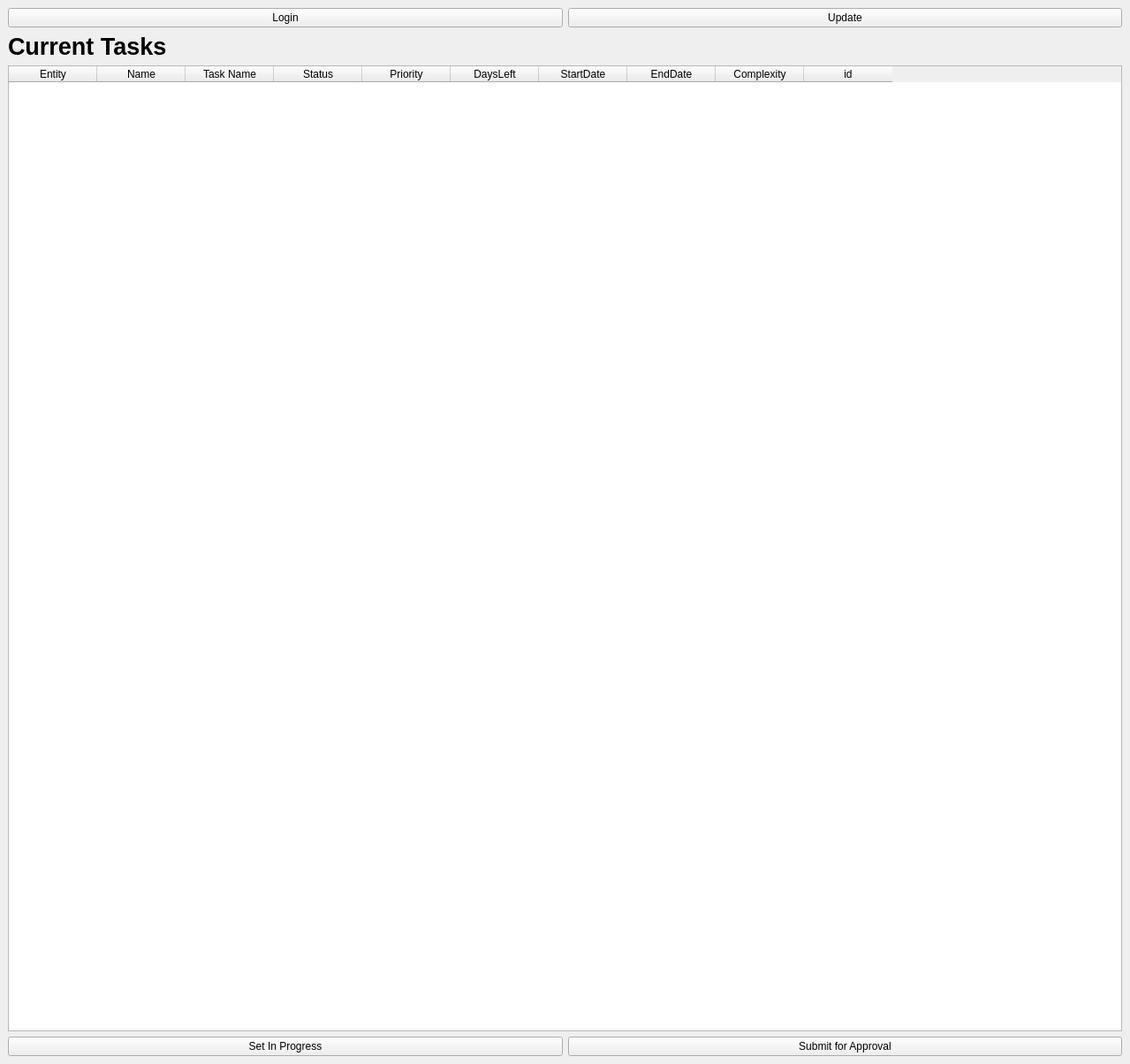
<?xml version="1.0" encoding="UTF-8"?>
<ui version="4.0">
 <class>MainWindow</class>
 <widget class="QMainWindow" name="MainWindow">
  <property name="geometry">
   <rect>
    <x>0</x>
    <y>0</y>
    <width>1279</width>
    <height>1204</height>
   </rect>
  </property>
  <property name="windowTitle">
   <string>MainWindow</string>
  </property>
  <widget class="QWidget" name="centralwidget">
   <layout class="QHBoxLayout" name="horizontalLayout">
    <item>
     <layout class="QVBoxLayout" name="logingTaskLay" stretch="0,1">
      <property name="sizeConstraint">
       <enum>QLayout::SetNoConstraint</enum>
      </property>
      <item>
       <layout class="QHBoxLayout" name="logingLay">
        <property name="sizeConstraint">
         <enum>QLayout::SetNoConstraint</enum>
        </property>
        <item>
         <widget class="QPushButton" name="loginButton">
          <property name="text">
           <string>Login</string>
          </property>
         </widget>
        </item>
        <item>
         <widget class="QPushButton" name="updateButton">
          <property name="text">
           <string>Update</string>
          </property>
         </widget>
        </item>
       </layout>
      </item>
      <item>
       <layout class="QVBoxLayout" name="taskLay">
        <property name="sizeConstraint">
         <enum>QLayout::SetNoConstraint</enum>
        </property>
        <item>
         <widget class="QLabel" name="taskLabel">
          <property name="enabled">
           <bool>true</bool>
          </property>
          <property name="maximumSize">
           <size>
            <width>200</width>
            <height>50</height>
           </size>
          </property>
          <property name="font">
           <font>
            <pointsize>20</pointsize>
            <weight>75</weight>
            <bold>true</bold>
           </font>
          </property>
          <property name="layoutDirection">
           <enum>Qt::LeftToRight</enum>
          </property>
          <property name="text">
           <string>Current Tasks</string>
          </property>
         </widget>
        </item>
        <item>
         <widget class="QTableWidget" name="taskTable">
          <column>
           <property name="text">
            <string>Entity</string>
           </property>
          </column>
          <column>
           <property name="text">
            <string>Name</string>
           </property>
          </column>
          <column>
           <property name="text">
            <string>Task Name</string>
           </property>
          </column>
          <column>
           <property name="text">
            <string>Status</string>
           </property>
          </column>
          <column>
           <property name="text">
            <string>Priority</string>
           </property>
          </column>
          <column>
           <property name="text">
            <string>DaysLeft</string>
           </property>
          </column>
          <column>
           <property name="text">
            <string>StartDate</string>
           </property>
          </column>
          <column>
           <property name="text">
            <string>EndDate</string>
           </property>
          </column>
          <column>
           <property name="text">
            <string>Complexity</string>
           </property>
          </column>
          <column>
           <property name="text">
            <string>id</string>
           </property>
          </column>
         </widget>
        </item>
        <item>
         <layout class="QHBoxLayout" name="horizontalLayout_3">
          <property name="sizeConstraint">
           <enum>QLayout::SetNoConstraint</enum>
          </property>
          <item>
           <widget class="QPushButton" name="inprogressButton">
            <property name="text">
             <string>Set In Progress</string>
            </property>
           </widget>
          </item>
          <item>
           <widget class="QPushButton" name="apprubalButton">
            <property name="text">
             <string>Submit for Approval</string>
            </property>
           </widget>
          </item>
         </layout>
        </item>
       </layout>
      </item>
     </layout>
    </item>
   </layout>
  </widget>
 </widget>
 <resources/>
 <connections/>
</ui>
